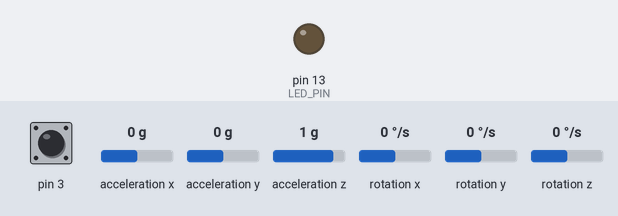
A sketch run on a simulated Arduino Leonardo, built with avr-gcc and run on an emulated ATmega32U4. Shown: output pins drawn as LEDs (lit = HIGH). Dashed ring = blinking. Inputs (shaded band) come from the test bench; at power-on: pin 3 HIGH, acceleration x 0 g, acceleration y 0 g, acceleration z 1 g, rotation x 0 °/s, rotation y 0 °/s, rotation z 0 °/s. The sensor or clock chip raises its interrupt line as the real part does; what the sketch prints to the serial monitor is not drawn.

Above: at 0.1 s.
At 0.66 s:
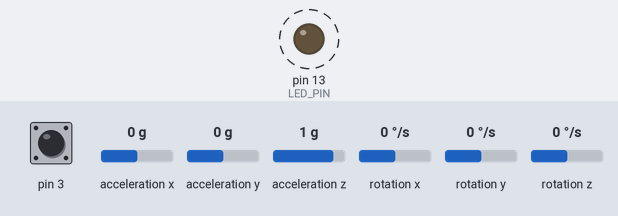
At 88.53 s:
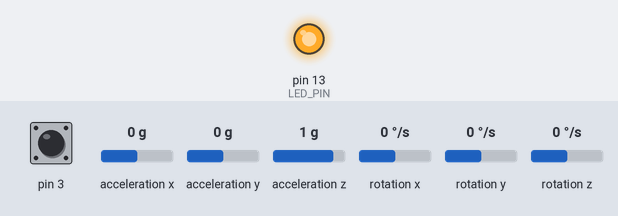
Timing chart, 0 to 88.8 s (numbered marks = the images above):
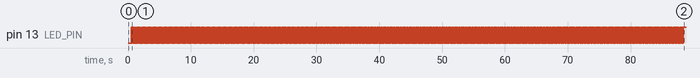

Measured:
- by itself, pin 13 (LED_PIN): alternates HIGH for 0.01 s and LOW for 0.01 s

The sketch:

MPU6050_Serial_CSV.ino
```cpp
// I2C device class (I2Cdev) demonstration Arduino sketch for MPU6050 class using DMP (MotionApps v2.0)
// 6/21/2012 by Jeff Rowberg <jeff@rowberg.net>
// Updates should (hopefully) always be available at https://github.com/jrowberg/i2cdevlib
//
// Changelog:
//      2013-05-08 - added seamless Fastwire support
//                 - added note about gyro calibration
//      2012-06-21 - added note about Arduino 1.0.1 + Leonardo compatibility error
//      2012-06-20 - improved FIFO overflow handling and simplified read process
//      2012-06-19 - completely rearranged DMP initialization code and simplification
//      2012-06-13 - pull gyro and accel data from FIFO packet instead of reading directly
//      2012-06-09 - fix broken FIFO read sequence and change interrupt detection to RISING
//      2012-06-05 - add gravity-compensated initial reference frame acceleration output
//                 - add 3D math helper file to DMP6 example sketch
//                 - add Euler output and Yaw/Pitch/Roll output formats
//      2012-06-04 - remove accel offset clearing for better results (thanks Sungon Lee)
//      2012-06-01 - fixed gyro sensitivity to be 2000 deg/sec instead of 250
//      2012-05-30 - basic DMP initialization working

/* ============================================
I2Cdev device library code is placed under the MIT license
Copyright (c) 2012 Jeff Rowberg

Permission is hereby granted, free of charge, to any person obtaining a copy
of this software and associated documentation files (the "Software"), to deal
in the Software without restriction, including without limitation the rights
to use, copy, modify, merge, publish, distribute, sublicense, and/or sell
copies of the Software, and to permit persons to whom the Software is
furnished to do so, subject to the following conditions:

The above copyright notice and this permission notice shall be included in
all copies or substantial portions of the Software.

THE SOFTWARE IS PROVIDED "AS IS", WITHOUT WARRANTY OF ANY KIND, EXPRESS OR
IMPLIED, INCLUDING BUT NOT LIMITED TO THE WARRANTIES OF MERCHANTABILITY,
FITNESS FOR A PARTICULAR PURPOSE AND NONINFRINGEMENT. IN NO EVENT SHALL THE
AUTHORS OR COPYRIGHT HOLDERS BE LIABLE FOR ANY CLAIM, DAMAGES OR OTHER
LIABILITY, WHETHER IN AN ACTION OF CONTRACT, TORT OR OTHERWISE, ARISING FROM,
OUT OF OR IN CONNECTION WITH THE SOFTWARE OR THE USE OR OTHER DEALINGS IN
THE SOFTWARE.
===============================================
*/

// I2Cdev and MPU6050 must be installed as libraries, or else the .cpp/.h files
// for both classes must be in the include path of your project
#include "I2Cdev.h"

#include "MPU6050_6Axis_MotionApps20.h"
//#include "MPU6050.h" // not necessary if using MotionApps include file

// Arduino Wire library is required if I2Cdev I2CDEV_ARDUINO_WIRE implementation
// is used in I2Cdev.h
#if I2CDEV_IMPLEMENTATION == I2CDEV_ARDUINO_WIRE
    #include "Wire.h"
#endif

// class default I2C address is 0x68
// specific I2C addresses may be passed as a parameter here
// AD0 low = 0x68 (default for SparkFun breakout and InvenSense evaluation board)
// AD0 high = 0x69
MPU6050 mpu;
//MPU6050 mpu(0x69); // <-- use for AD0 high

/* =========================================================================
   NOTE: In addition to connection 3.3v, GND, SDA, and SCL, this sketch
   depends on the MPU-6050's INT pin being connected to the Arduino's
   external interrupt #0 pin. On the Arduino Uno and Mega 2560, this is
   digital I/O pin 2.
 * ========================================================================= */

/* =========================================================================
   NOTE: Arduino v1.0.1 with the Leonardo board generates a compile error
   when using Serial.write(buf, len). The Teapot output uses this method.
   The solution requires a modification to the Arduino USBAPI.h file, which
   is fortunately simple, but annoying. This will be fixed in the next IDE
   release. For more info, see these links:

   http://arduino.cc/forum/index.php/topic,109987.0.html
   http://code.google.com/p/arduino/issues/detail?id=958
 * ========================================================================= */


// uncomment "OUTPUT_READABLE_QUATERNION" if you want to see the actual
// quaternion components in a [w, x, y, z] format (not best for parsing
// on a remote host such as Processing or something though)
//#define OUTPUT_READABLE_QUATERNION

// uncomment "OUTPUT_READABLE_EULER" if you want to see Euler angles
// (in degrees) calculated from the quaternions coming from the FIFO.
// Note that Euler angles suffer from gimbal lock (for more info, see
// http://en.wikipedia.org/wiki/Gimbal_lock)
//#define OUTPUT_READABLE_EULER

// uncomment "OUTPUT_READABLE_YAWPITCHROLL" if you want to see the yaw/
// pitch/roll angles (in degrees) calculated from the quaternions coming
// from the FIFO. Note this also requires gravity vector calculations.
// Also note that yaw/pitch/roll angles suffer from gimbal lock (for
// more info, see: http://en.wikipedia.org/wiki/Gimbal_lock)
#define OUTPUT_READABLE_YAWPITCHROLL

// uncomment "OUTPUT_READABLE_REALACCEL" if you want to see acceleration
// components with gravity removed. This acceleration reference frame is
// not compensated for orientation, so +X is always +X according to the
// sensor, just without the effects of gravity. If you want acceleration
// compensated for orientation, us OUTPUT_READABLE_WORLDACCEL instead
//#define OUTPUT_READABLE_REALACCEL

// uncomment "OUTPUT_READABLE_WORLDACCEL" if you want to see acceleration
// components with gravity removed and adjusted for the world frame of
// reference (yaw is relative to initial orientation, since no magnetometer
// is present in this case). Could be quite handy in some cases.
//#define OUTPUT_READABLE_WORLDACCEL

// uncomment "OUTPUT_TEAPOT" if you want output that matches the
// format used for the InvenSense teapot demo
//#define OUTPUT_TEAPOT


#define LED_PIN 13 // (Arduino is 13, Teensy is 11, Teensy++ is 6)
bool blinkState = false;

// MPU control/status vars
bool dmpReady = false;  // set true if DMP init was successful
uint8_t mpuIntStatus;   // holds actual interrupt status byte from MPU
uint8_t devStatus;      // return status after each device operation (0 = success, !0 = error)
uint16_t packetSize;    // expected DMP packet size (default is 42 bytes)
uint16_t fifoCount;     // count of all bytes currently in FIFO
uint8_t fifoBuffer[64]; // FIFO storage buffer

double x_dot_measX;
double x_dot_measZ;
unsigned long last_millis;
int calibration_iter;
// orientation/motion vars
Quaternion q;           // [w, x, y, z]         quaternion container
VectorInt16 aa;         // [x, y, z]            accel sensor measurements
VectorInt16 aaReal;     // [x, y, z]            gravity-free accel sensor measurements
VectorInt16 aaWorld;    // [x, y, z]            world-frame accel sensor measurements
VectorFloat gravity;    // [x, y, z]            gravity vector
float euler[3];         // [psi, theta, phi]    Euler angle container
float ypr[3];           // [yaw, pitch, roll]   yaw/pitch/roll container and gravity vector
double offset_measX;
double offset_measZ;
// packet structure for InvenSense teapot demo
uint8_t teapotPacket[14] = { '$', 0x02, 0,0, 0,0, 0,0, 0,0, 0x00, 0x00, '\r', '\n' };


// ================================================================
// ===               INTERRUPT DETECTION ROUTINE                ===
// ================================================================

volatile bool mpuInterrupt = false;     // indicates whether MPU interrupt pin has gone high
void dmpDataReady() {
    mpuInterrupt = true;
}


// ================================================================
// ===                      INITIAL SETUP                       ===
// ================================================================

void setup() {
    // join I2C bus (I2Cdev library doesn't do this automatically)
    #if I2CDEV_IMPLEMENTATION == I2CDEV_ARDUINO_WIRE
        Wire.begin();
        TWBR = 24; // 400kHz I2C clock (200kHz if CPU is 8MHz)
    #elif I2CDEV_IMPLEMENTATION == I2CDEV_BUILTIN_FASTWIRE
        Fastwire::setup(400, true);
    #endif

    // initialize serial communication
    // (115200 chosen because it is required for Teapot Demo output, but it's
    // really up to you depending on your project)
    Serial.begin(115200);
    while (!Serial); // wait for Leonardo enumeration, others continue immediately
    x_dot_measX=0;
    x_dot_measZ=0;
    // NOTE: 8MHz or slower host processors, like the Teensy @ 3.3v or Ardunio
    // Pro Mini running at 3.3v, cannot handle this baud rate reliably due to
    // the baud timing being too misaligned with processor ticks. You must use
    // 38400 or slower in these cases, or use some kind of external separate
    // crystal solution for the UART timer.

    // initialize device
    //Serial.println(F("Initializing I2C devices..."));
    mpu.initialize();

    // verify connection
    //Serial.println(F("Testing device connections..."));
    //Serial.println(mpu.testConnection() ? F("MPU6050 connection successful") : F("MPU6050 connection failed"));

    // wait for ready

    // load and configure the DMP
    //Serial.println(F("Initializing DMP..."));
    devStatus = mpu.dmpInitialize();

    // supply your own gyro offsets here, scaled for min sensitivity
    mpu.setXGyroOffset(220);
    mpu.setYGyroOffset(76);
    mpu.setZGyroOffset(-85);
    mpu.setZAccelOffset(1788); // 1688 factory default for my test chip

    // make sure it worked (returns 0 if so)
    if (devStatus == 0) {
        // turn on the DMP, now that it's ready
        //Serial.println(F("Enabling DMP..."));
        mpu.setDMPEnabled(true);

        // enable Arduino interrupt detection
        //Serial.println(F("Enabling interrupt detection (Arduino external interrupt 0)..."));
        attachInterrupt(0, dmpDataReady, RISING);
        mpuIntStatus = mpu.getIntStatus();

        // set our DMP Ready flag so the main loop() function knows it's okay to use it
        //Serial.println(F("DMP ready! Waiting for first interrupt..."));
        dmpReady = true;

        // get expected DMP packet size for later comparison
        packetSize = mpu.dmpGetFIFOPacketSize();
    } else {
        // ERROR!
        // 1 = initial memory load failed
        // 2 = DMP configuration updates failed
        // (if it's going to break, usually the code will be 1)
        //Serial.print(F("DMP Initialization failed (code "));
        //Serial.print(devStatus);
        //Serial.println(F(")"));
    }

    // configure LED for output
    pinMode(LED_PIN, OUTPUT);
    offset_measX = 0;
    offset_measZ = 0;
    calibration_iter = 0;
}


// ================================================================
// ===                    MAIN PROGRAM LOOP                     ===
// ================================================================

void loop() {
    // if programming failed, don't try to do anything
    if (!dmpReady) return;

    // wait for MPU interrupt or extra packet(s) available
    while (!mpuInterrupt && fifoCount < packetSize) {
        // other program behavior stuff here
        // .
        // .
        // .
        // if you are really paranoid you can frequently test in between other
        // stuff to see if mpuInterrupt is true, and if so, "break;" from the
        // while() loop to immediately process the MPU data
        // .
        // .
        // .
    }

    // reset interrupt flag and get INT_STATUS byte
    mpuInterrupt = false;
    mpuIntStatus = mpu.getIntStatus();

    // get current FIFO count
    fifoCount = mpu.getFIFOCount();

    // check for overflow (this should never happen unless our code is too inefficient)
    if ((mpuIntStatus & 0x10) || fifoCount == 1024) {
        // reset so we can continue cleanly
        mpu.resetFIFO();
        //Serial.println(F("FIFO overflow!"));

    // otherwise, check for DMP data ready interrupt (this should happen frequently)
    } else if (mpuIntStatus & 0x02) {
        // wait for correct available data length, should be a VERY short wait
        while (fifoCount < packetSize) fifoCount = mpu.getFIFOCount();

        // read a packet from FIFO
        mpu.getFIFOBytes(fifoBuffer, packetSize);

        // track FIFO count here in case there is > 1 packet available
        // (this lets us immediately read more without waiting for an interrupt)
        fifoCount -= packetSize;

        #ifdef OUTPUT_READABLE_QUATERNION
            // display quaternion values in easy matrix form: w x y z
            mpu.dmpGetQuaternion(&q, fifoBuffer);
            Serial.print(q.w);
            Serial.print(",");
            Serial.print(q.x);
            Serial.print(",");
            Serial.print(q.y);
            Serial.print(",");
            Serial.println(q.z);
        #endif

        #ifdef OUTPUT_READABLE_EULER
            // display Euler angles in degrees
            mpu.dmpGetQuaternion(&q, fifoBuffer);
            mpu.dmpGetEuler(euler, &q);
            Serial.print(euler[0] * 180/M_PI);
            Serial.print(",");
            Serial.print(euler[1] * 180/M_PI);
            Serial.print(",");
            Serial.println(euler[2] * 180/M_PI);
        #endif

        #ifdef OUTPUT_READABLE_YAWPITCHROLL
            // display Euler angles in degrees
            mpu.dmpGetQuaternion(&q, fifoBuffer);
            mpu.dmpGetGravity(&gravity, &q);
            mpu.dmpGetYawPitchRoll(ypr, &q, &gravity);
            Serial.print(ypr[0] * 180/M_PI);
            Serial.print(",");
            Serial.print(ypr[1] * 180/M_PI);
            Serial.print(",");
            Serial.print(ypr[2] * 180/M_PI);
            Serial.print("\n");
        #endif

        #ifdef OUTPUT_READABLE_REALACCEL
            // display real acceleration, adjusted to remove gravity
            mpu.dmpGetQuaternion(&q, fifoBuffer);
            mpu.dmpGetAccel(&aa, fifoBuffer);
            mpu.dmpGetGravity(&gravity, &q);
            mpu.dmpGetLinearAccel(&aaReal, &aa, &gravity);
            Serial.print(aaReal.x);
            Serial.print(",");
            Serial.print(aaReal.y);
            Serial.print(",");
            Serial.print(aaReal.z);
            Serial.print("\n");
        #endif

        #ifdef OUTPUT_READABLE_WORLDACCEL
            // display initial world-frame acceleration, adjusted to remove gravity
            // and rotated based on known orientation from quaternion
            mpu.dmpGetQuaternion(&q, fifoBuffer);
            mpu.dmpGetAccel(&aa, fifoBuffer);
            mpu.dmpGetGravity(&gravity, &q);
            mpu.dmpGetLinearAccel(&aaReal, &aa, &gravity);
            mpu.dmpGetLinearAccelInWorld(&aaWorld, &aaReal, &q);
            Serial.print(aaWorld.x);
            Serial.print(",");
            Serial.print(aaWorld.y);
            Serial.print(",");
            Serial.println(aaWorld.z);
        #endif

        #ifdef OUTPUT_TEAPOT
            // display quaternion values in InvenSense Teapot demo format:
            teapotPacket[2] = fifoBuffer[0];
            teapotPacket[3] = fifoBuffer[1];
            teapotPacket[4] = fifoBuffer[4];
            teapotPacket[5] = fifoBuffer[5];
            teapotPacket[6] = fifoBuffer[8];
            teapotPacket[7] = fifoBuffer[9];
            teapotPacket[8] = fifoBuffer[12];
            teapotPacket[9] = fifoBuffer[13];
            Serial.write(teapotPacket, 14);
            teapotPacket[11]++; // packetCount, loops at 0xFF on purpose
        #endif

       double x_double_dot_measX = aaReal.x/cos(ypr[1]);
       double x_double_dot_measZ = aaReal.z/sin(ypr[1]);
       unsigned long this_millis = millis();
       if(this_millis>30000){
       x_dot_measX += (x_double_dot_measX-offset_measX)*(this_millis-last_millis)*0.001;
       x_dot_measZ += (x_double_dot_measZ-offset_measZ)*(this_millis-last_millis)*0.001;
       }
       else if(this_millis>20000) {
         // do calibration
        if(calibration_iter<1000) {
          offset_measX += x_double_dot_measX;
          offset_measZ += x_double_dot_measZ;
          calibration_iter += 1;
        }
        else if(calibration_iter==1000) {
          offset_measX /= 1000;
          offset_measZ /= 1000;
          calibration_iter += 1; // never do this again
        }
       }
      // Serial.print(x_dot_measX);
      // Serial.print(",");
      // Serial.print(x_dot_measZ);
      // Serial.print(",");
      // Serial.print(x_double_dot_measX);
      // Serial.print(",");
      // Serial.print(x_double_dot_measZ);
      // Serial.print("\n");
       last_millis=this_millis;
        // blink LED to indicate activity
        blinkState = !blinkState;
        digitalWrite(LED_PIN, blinkState);
    }
}
```
